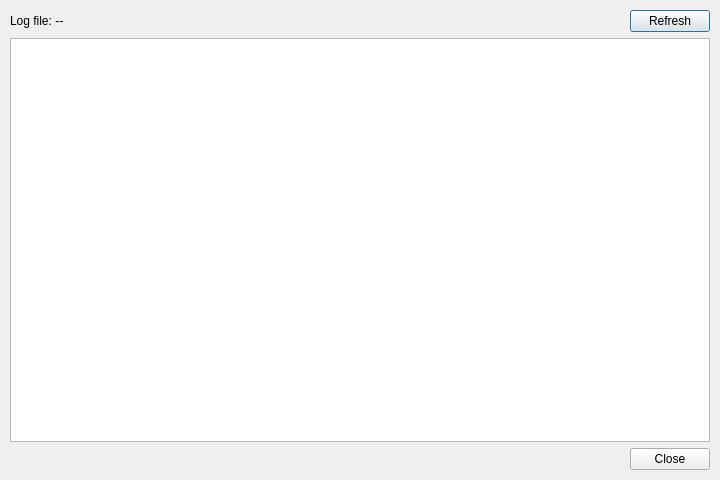
<?xml version="1.0" encoding="UTF-8"?>
<!--
Copyright © 2026, UChicago Argonne, LLC
All Rights Reserved
Software Name: DashPVA
By: Argonne National Laboratory

BSD OPEN SOURCE LICENSE

Redistribution and use in source and binary forms, with or without modification, are permitted provided that the following conditions are met:

1. Redistributions of source code must retain the above copyright notice, this list of conditions and the following disclaimer.
2. Redistributions in binary form must reproduce the above copyright notice, this list of conditions and the following disclaimer in the documentation and/or other materials provided with the distribution.
3. Neither the name of the copyright holder nor the names of its contributors may be used to endorse or promote products derived from this software without specific prior written permission.

******************************************************************************************************
DISCLAIMER

THIS SOFTWARE IS PROVIDED BY THE COPYRIGHT HOLDERS AND CONTRIBUTORS "AS IS" AND ANY EXPRESS OR IMPLIED WARRANTIES, INCLUDING, BUT NOT LIMITED TO, THE IMPLIED WARRANTIES OF MERCHANTABILITY AND FITNESS FOR A PARTICULAR PURPOSE ARE DISCLAIMED. IN NO EVENT SHALL THE COPYRIGHT HOLDER OR CONTRIBUTORS BE LIABLE FOR ANY DIRECT, INDIRECT, INCIDENTAL, SPECIAL, EXEMPLARY, OR CONSEQUENTIAL DAMAGES (INCLUDING, BUT NOT LIMITED TO, PROCUREMENT OF SUBSTITUTE GOODS OR SERVICES; LOSS OF USE, DATA, OR PROFITS; OR BUSINESS INTERRUPTION) HOWEVER CAUSED AND ON ANY THEORY OF LIABILITY, WHETHER IN CONTRACT, STRICT LIABILITY, OR TORT (INCLUDING NEGLIGENCE OR OTHERWISE) ARISING IN ANY WAY OUT OF THE USE OF THIS SOFTWARE, EVEN IF ADVISED OF THE POSSIBILITY OF SUCH DAMAGE.
******************************************************************************************************
-->

<ui version="4.0">
 <class>LogViewerDialog</class>
 <widget class="QDialog" name="LogViewerDialog">
  <property name="geometry">
   <rect>
    <x>0</x>
    <y>0</y>
    <width>720</width>
    <height>480</height>
   </rect>
  </property>
  <property name="windowTitle">
   <string>DashPVA Logs</string>
  </property>
  <layout class="QVBoxLayout" name="verticalLayout">
   <property name="spacing">
    <number>6</number>
   </property>
   <property name="leftMargin">
    <number>10</number>
   </property>
   <property name="topMargin">
    <number>10</number>
   </property>
   <property name="rightMargin">
    <number>10</number>
   </property>
   <property name="bottomMargin">
    <number>10</number>
   </property>
   <item>
    <layout class="QHBoxLayout" name="horizontalLayoutTop">
     <item>
      <widget class="QLabel" name="lbl_log_path">
       <property name="text">
        <string>Log file: --</string>
       </property>
      </widget>
     </item>
     <item>
      <spacer name="horizontalSpacer">
       <property name="orientation">
        <enum>Qt::Horizontal</enum>
       </property>
       <property name="sizeHint" stdset="0">
        <size>
         <width>40</width>
         <height>20</height>
        </size>
       </property>
      </spacer>
     </item>
     <item>
      <widget class="QPushButton" name="btn_refresh">
       <property name="text">
        <string>Refresh</string>
       </property>
      </widget>
     </item>
    </layout>
   </item>
   <item>
    <widget class="QTextEdit" name="text_log">
     <property name="readOnly">
      <bool>true</bool>
     </property>
     <property name="lineWrapMode">
      <enum>QTextEdit::NoWrap</enum>
     </property>
    </widget>
   </item>
   <item>
    <layout class="QHBoxLayout" name="horizontalLayoutBottom">
     <item>
      <spacer name="horizontalSpacerBottom">
       <property name="orientation">
        <enum>Qt::Horizontal</enum>
       </property>
       <property name="sizeHint" stdset="0">
        <size>
         <width>40</width>
         <height>20</height>
        </size>
       </property>
      </spacer>
     </item>
     <item>
      <widget class="QPushButton" name="btn_close">
       <property name="text">
        <string>Close</string>
       </property>
      </widget>
     </item>
    </layout>
   </item>
  </layout>
 </widget>
 <resources/>
 <connections/>
</ui>
